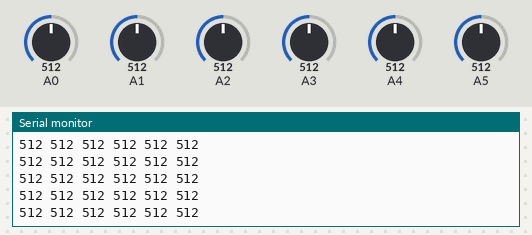
The sketch below on a simulated Arduino Uno, built with avr-gcc and run on an emulated ATmega328P. Parts: the last lines printed to the serial monitor. The test bench sets the inputs (shaded band); at power-on: A2 = 512, A3 = 512, A0 = 512, A1 = 512, A4 = 512, A5 = 512.

Above: at 5.7 s.
5.8 s: A2 set to 109
At 6.7 s:
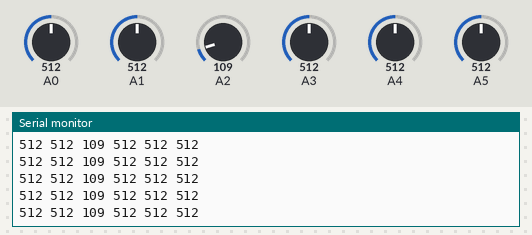
8.8 s: A2 set to 90
At 9.8 s:
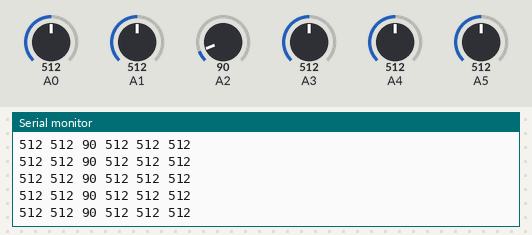
10.3 s: A3 set to 107
At 11.3 s:
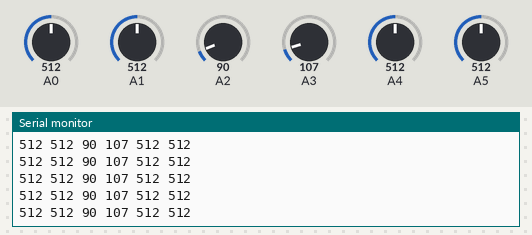
13.3 s: A3 set to 88
At 14.3 s:
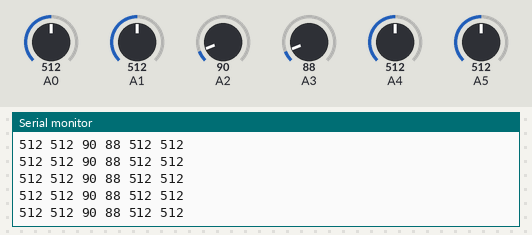
Timing chart, 0 to 15.8 s (numbered marks = the images above; inputs shaded):
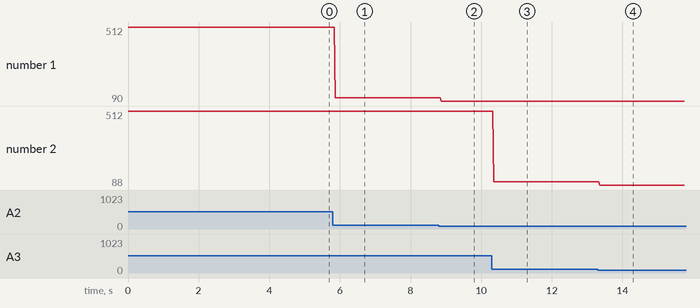

Measured:
- after the input at 5.8 s, the serial monitor: prints a new line after 0.07 s (image 1)
- after the input at 8.8 s, the serial monitor: prints a new line after 0.07 s (image 2)
- after the input at 10.3 s, the serial monitor: prints a new line after 0.06 s (image 3)
- after the input at 13.3 s, the serial monitor: prints a new line after 0.06 s (image 4)
- plotted number 1: 512 → 109 after the input at 5.8 s, 109 → 90 after the input at 8.8 s
- plotted number 2: 512 → 107 after the input at 10.3 s, 107 → 88 after the input at 13.3 s

The sketch:

LFR_sensor_calibration.ino
```cpp
int value[6];
void setup()
{
Serial.begin(9600);
}
void loop(){
for(int i=0;i<=5;i++)
{
value[i]=analogRead(i);
Serial.print(value[i]);
Serial.print(" ");
}
Serial.println(" ");
}
```
